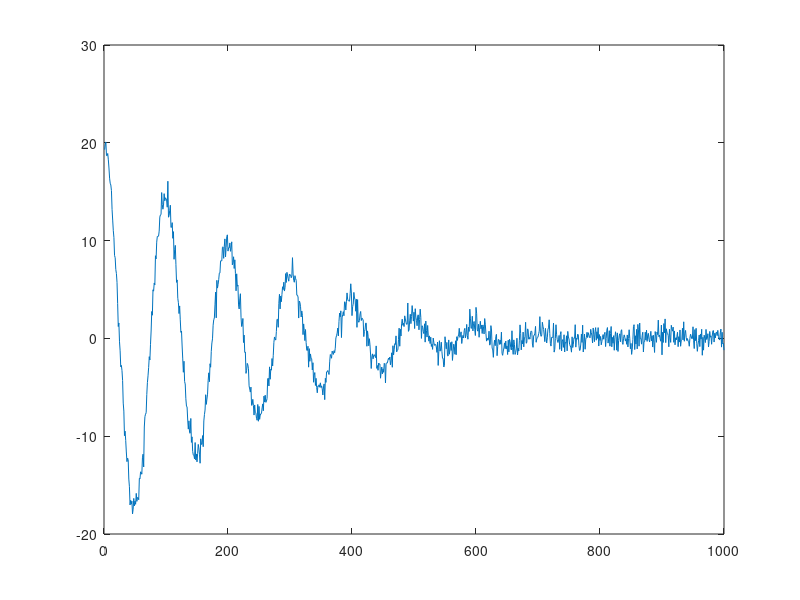

Write MATLAB code to recreate this figure. (Note: this script raises an error after producing the figure.)


% N = 100;
% f = [.3 .4];
% A = 20*[1 1];
% beta = [0.05 0.01];
% gamma = 1*[0.1 0.00001];

N = 1000;
f = [.01 0];
A = 20*[1 0];
d = 0.03;
beta = d*[0.1 0.00];
gamma = d^2*[0.003 0.0000];

e = (randn(1,N) + 1i*randn(1,N))/sqrt(2); %noises
t = cumsum(ones(1,N));
y = A(1)*exp(1j*2*pi*f(1)*t-beta(1)*t-gamma(1)*t.^2);
y = y+A(2)*exp(1j*2*pi*f(2)*t-beta(2)*t-gamma(2)*t.^2);
y = y+e;
plot(real(y))

%% DSURE-skattning

lambda = 0.1; %lambda =0.1 funkar inte alls
[f_es,x_es,beta_es]=SURE_IR_bfv_FE_fastER2(y',N,1:N,lambda);
disp('Frequency estimates:')
disp(f_es)
disp('Beta estimates')
disp(beta_es)
plot(f_es);

%% WSEMA-skattning

[ fEst, betaEst, zEst ] = WSEMA_1D_FE(y',[1:N]',10,5,5,0.1,5,10,0);
disp('Frequency estimates:')
disp(1-fEst)
disp('Beta estimates')
disp(betaEst)

%% WSEMA-skattning

[ fEst, betaEst, gammaEst, zEst ] = WSEMA_1D_VOIGT(y',[1:N]',10,5,5,0.1,5,10,0);
disp('Frequency estimates:')
disp(1-fEst)
disp('Beta estimates')
disp(betaEst)
disp('Gamma estimates')
disp(gammaEst)
